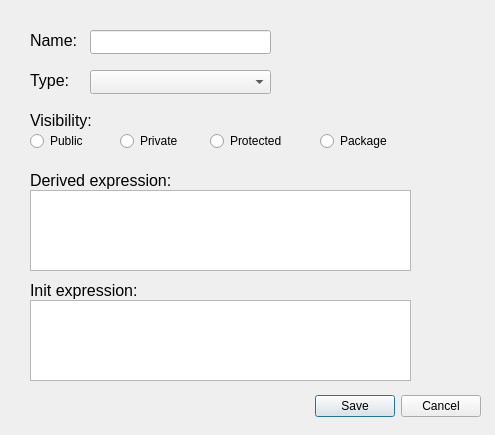
<?xml version="1.0" encoding="UTF-8"?>
<ui version="4.0">
 <class>AttributeEditDialog</class>
 <widget class="QDialog" name="AttributeEditDialog">
  <property name="geometry">
   <rect>
    <x>0</x>
    <y>0</y>
    <width>495</width>
    <height>435</height>
   </rect>
  </property>
  <property name="windowTitle">
   <string>Dialog</string>
  </property>
  <widget class="QDialogButtonBox" name="buttonBox">
   <property name="geometry">
    <rect>
     <x>20</x>
     <y>390</y>
     <width>461</width>
     <height>32</height>
    </rect>
   </property>
   <property name="orientation">
    <enum>Qt::Orientation::Horizontal</enum>
   </property>
   <property name="standardButtons">
    <set>QDialogButtonBox::StandardButton::Cancel|QDialogButtonBox::StandardButton::Save</set>
   </property>
  </widget>
  <widget class="QLabel" name="nameLabel">
   <property name="geometry">
    <rect>
     <x>30</x>
     <y>30</y>
     <width>61</width>
     <height>21</height>
    </rect>
   </property>
   <property name="font">
    <font>
     <pointsize>12</pointsize>
    </font>
   </property>
   <property name="text">
    <string>Name:</string>
   </property>
  </widget>
  <widget class="QLineEdit" name="nameLineEdit">
   <property name="geometry">
    <rect>
     <x>90</x>
     <y>30</y>
     <width>181</width>
     <height>24</height>
    </rect>
   </property>
  </widget>
  <widget class="QLabel" name="typeLabel">
   <property name="geometry">
    <rect>
     <x>30</x>
     <y>70</y>
     <width>61</width>
     <height>21</height>
    </rect>
   </property>
   <property name="font">
    <font>
     <pointsize>12</pointsize>
    </font>
   </property>
   <property name="text">
    <string>Type:</string>
   </property>
  </widget>
  <widget class="QComboBox" name="typeComboBox">
   <property name="geometry">
    <rect>
     <x>90</x>
     <y>70</y>
     <width>181</width>
     <height>24</height>
    </rect>
   </property>
  </widget>
  <widget class="QLabel" name="derivedExprLabel">
   <property name="geometry">
    <rect>
     <x>30</x>
     <y>170</y>
     <width>141</width>
     <height>21</height>
    </rect>
   </property>
   <property name="font">
    <font>
     <pointsize>12</pointsize>
    </font>
   </property>
   <property name="text">
    <string>Derived expression:</string>
   </property>
  </widget>
  <widget class="QTextEdit" name="derivedExprTextEdit">
   <property name="geometry">
    <rect>
     <x>30</x>
     <y>190</y>
     <width>381</width>
     <height>81</height>
    </rect>
   </property>
  </widget>
  <widget class="QLabel" name="initExprLabel">
   <property name="geometry">
    <rect>
     <x>30</x>
     <y>280</y>
     <width>141</width>
     <height>21</height>
    </rect>
   </property>
   <property name="font">
    <font>
     <pointsize>12</pointsize>
    </font>
   </property>
   <property name="text">
    <string>Init expression:</string>
   </property>
  </widget>
  <widget class="QTextEdit" name="initExprTextEdit">
   <property name="geometry">
    <rect>
     <x>30</x>
     <y>300</y>
     <width>381</width>
     <height>81</height>
    </rect>
   </property>
  </widget>
  <widget class="QLabel" name="visibilityLabel">
   <property name="geometry">
    <rect>
     <x>30</x>
     <y>110</y>
     <width>71</width>
     <height>21</height>
    </rect>
   </property>
   <property name="font">
    <font>
     <pointsize>12</pointsize>
    </font>
   </property>
   <property name="text">
    <string>Visibility:</string>
   </property>
  </widget>
  <widget class="QRadioButton" name="publicRadioButton">
   <property name="geometry">
    <rect>
     <x>30</x>
     <y>130</y>
     <width>61</width>
     <height>22</height>
    </rect>
   </property>
   <property name="text">
    <string>Public</string>
   </property>
   <attribute name="buttonGroup">
    <string notr="true">visibilityButtonGroup</string>
   </attribute>
  </widget>
  <widget class="QRadioButton" name="privateRadioButton">
   <property name="geometry">
    <rect>
     <x>120</x>
     <y>130</y>
     <width>61</width>
     <height>22</height>
    </rect>
   </property>
   <property name="text">
    <string>Private</string>
   </property>
   <attribute name="buttonGroup">
    <string notr="true">visibilityButtonGroup</string>
   </attribute>
  </widget>
  <widget class="QRadioButton" name="protectedRadioButton">
   <property name="geometry">
    <rect>
     <x>210</x>
     <y>130</y>
     <width>81</width>
     <height>22</height>
    </rect>
   </property>
   <property name="text">
    <string>Protected</string>
   </property>
   <attribute name="buttonGroup">
    <string notr="true">visibilityButtonGroup</string>
   </attribute>
  </widget>
  <widget class="QRadioButton" name="packageRadioButton">
   <property name="geometry">
    <rect>
     <x>320</x>
     <y>130</y>
     <width>91</width>
     <height>22</height>
    </rect>
   </property>
   <property name="text">
    <string>Package</string>
   </property>
   <attribute name="buttonGroup">
    <string notr="true">visibilityButtonGroup</string>
   </attribute>
  </widget>
 </widget>
 <resources/>
 <connections>
  <connection>
   <sender>buttonBox</sender>
   <signal>accepted()</signal>
   <receiver>AttributeEditDialog</receiver>
   <slot>accept()</slot>
   <hints>
    <hint type="sourcelabel">
     <x>248</x>
     <y>254</y>
    </hint>
    <hint type="destinationlabel">
     <x>157</x>
     <y>274</y>
    </hint>
   </hints>
  </connection>
  <connection>
   <sender>buttonBox</sender>
   <signal>rejected()</signal>
   <receiver>AttributeEditDialog</receiver>
   <slot>reject()</slot>
   <hints>
    <hint type="sourcelabel">
     <x>316</x>
     <y>260</y>
    </hint>
    <hint type="destinationlabel">
     <x>286</x>
     <y>274</y>
    </hint>
   </hints>
  </connection>
 </connections>
 <buttongroups>
  <buttongroup name="visibilityButtonGroup"/>
 </buttongroups>
</ui>
